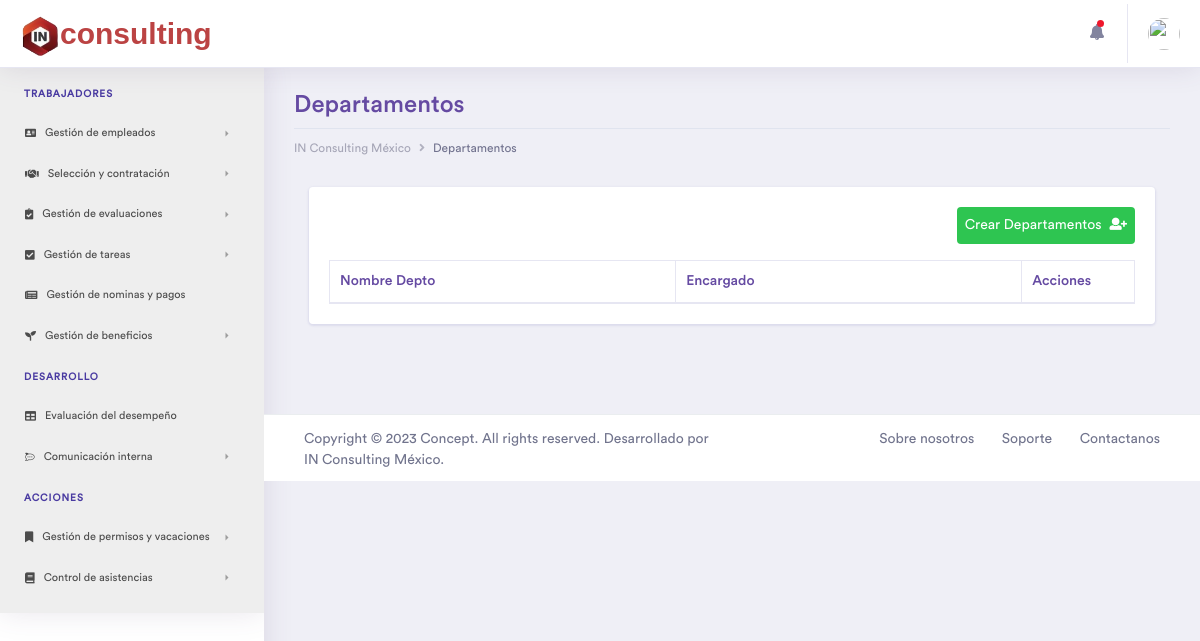
The app's page /Departamento, older data.
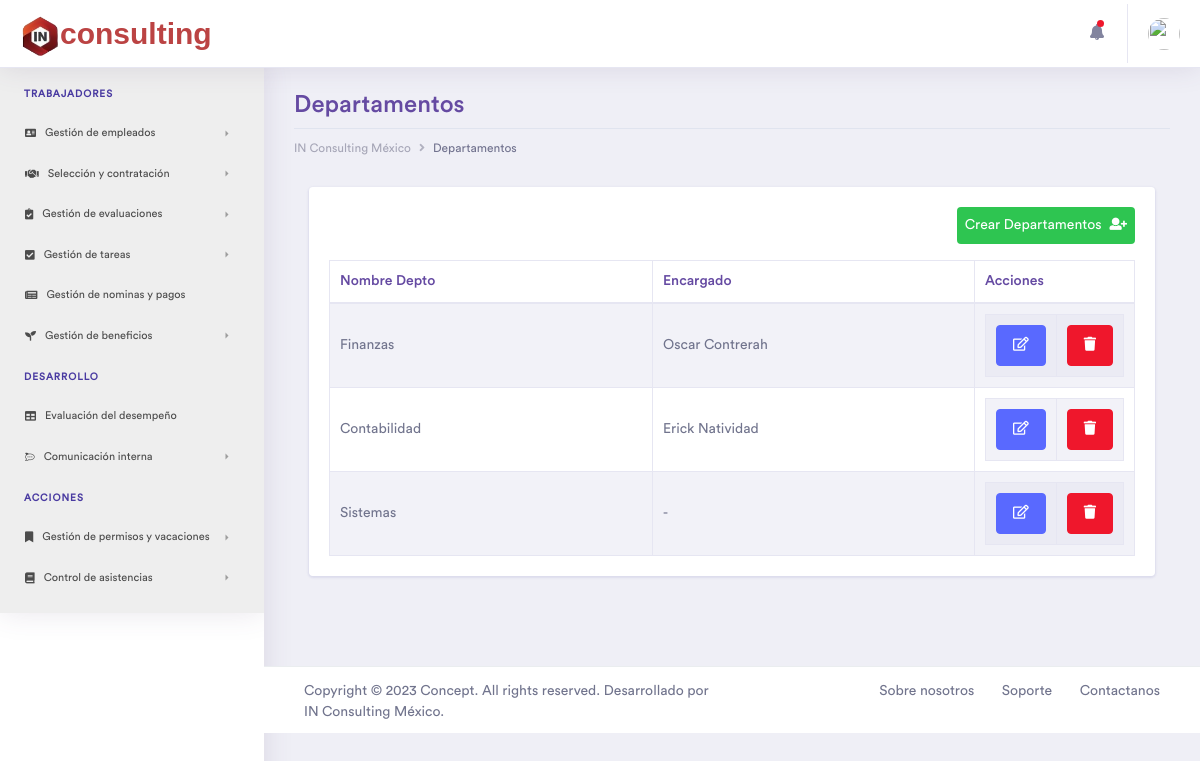
The same page, newer data.
### tables this page shows
CREATE TABLE `departamentos` (
  `idDepartamentos` int(11) NOT NULL,
  `nameDepto` varchar(45) NOT NULL,
  `Empleados_idEmpleados` int(11) DEFAULT NULL,
  `status` int(1) NOT NULL DEFAULT 1
);

CREATE TABLE `empleados` (
  `idEmpleados` int(11) NOT NULL,
  `name` varchar(45) NOT NULL,
  `lastname` varchar(45) NOT NULL,
  `genero` varchar(1) NOT NULL,
  `fNac` date NOT NULL,
  `phone` varchar(15) NOT NULL,
  `email` varchar(45) NOT NULL,
  `identificacion` varchar(45) NOT NULL,
  `CURP` varchar(20) NOT NULL DEFAULT '000000000000000000',
  `NSS` varchar(15) NOT NULL,
  `RFC` varchar(15) NOT NULL,
  `street` varchar(45) NOT NULL,
  `numE` varchar(5) NOT NULL,
  `numI` varchar(5) DEFAULT NULL,
  `colonia` varchar(45) NOT NULL,
  `CP` varchar(8) NOT NULL,
  `municipio` varchar(30) NOT NULL,
  `estado` varchar(45) NOT NULL,
  `status` int(1) NOT NULL DEFAULT 1,
  `fecha_contratado` timestamp NOT NULL DEFAULT current_timestamp()
);

### controller/plantilla.controlador.php (called while the page is built)
<?php
Class ControladorPlantilla{
	public function ctrTraerPlantilla(){
		include "view/plantilla.php";
	}
}

### index.php (called while the page is built)
<?php
require_once "controller/plantilla.controlador.php";
require_once "controller/formularios.controlador.php";
require_once "model/formularios.modelo.php";
$plantilla = new ControladorPlantilla();
$plantilla -> ctrTraerPlantilla();

### controller/formularios.controlador.php (called while the page is built, shortened)
<?php
class ControladorFormularios{
	static public function ctrVerEmpleados($item, $valor){
		$tabla = "empleados";
		$respuesta = ModeloFormularios::mdlVerEmpleados($tabla, $item, $valor);
		return $respuesta;
	}
	static public function ctrVerDepartamentos($item, $valor){
		$tabla = "departamentos";
		$respuesta = ModeloFormularios::mdlVerDepartamentos($tabla, $item, $valor);
		return $respuesta;
	}
}

### model/conexion.php (called while the page is built)
<?php
class Conexion{
  static public function conectar(){
    $link = new PDO("mysql:host=localhost;dbname=inrh",
                  "root",
                  "");
    $link->exec("set names utf8");
    return $link;
  }
}

### model/formularios.modelo.php (called while the page is built, shortened)
<?php
require_once "conexion.php";
class ModeloFormularios{
	static public function mdlVerEmpleados($tabla, $item, $valor){
		if($item == null && $valor == null){
			$sql = "SELECT e.idEmpleados, e.name, e.lastname, e.genero, e.fNac, e.phone, e.email, e.identificacion, e.NSS, e.RFC, e.street, e.numE, e.numI, e.colonia, e.CP, e.estado, e.municipio, e.fecha_contratado, m.nameEmer, m.parentesco, m.phoneEmer
			FROM empleados e
			INNER JOIN emergencia m ON e.idEmpleados = m.Empleados_idEmpleados WHERE status = 1 ORDER BY idEmpleados DESC;";
			$stmt = Conexion::conectar()->prepare($sql);
			$stmt->execute();
			return $stmt -> fetchAll();
		}else{
			$stmt = Conexion::conectar()->prepare("SELECT e.idEmpleados, e.name, e.lastname, e.genero, e.fNac, e.phone, e.email, e.identificacion, e.NSS, e.RFC, e.street, e.numE, e.numI, e.colonia, e.CP, e.estado, e.municipio, e.fecha_contratado, m.nameEmer, m.parentesco, m.phoneEmer
				FROM empleados e
				INNER JOIN emergencia m ON e.idEmpleados = m.Empleados_idEmpleados
				WHERE $item = :$item");
			$stmt->bindParam(":".$item, $valor, PDO::PARAM_STR);
			$stmt->execute();
			return $stmt -> fetch();
		}
	}
	static public function mdlVerDepartamentos($tabla, $item, $valor){
		if ($item == null && $valor == null) {
			$sql = "SELECT * FROM departamentos WHERE status = 1 ORDER BY idDepartamentos;";
			$stmt = Conexion::conectar()->prepare($sql);
			$stmt->execute();
			return $stmt -> fetchAll();
		}else{
			$sql = "SELECT * FROM $tabla WHERE $item = :$item";
			$stmt = Conexion::conectar()->prepare($sql);
			$stmt->bindParam(":".$item, $valor, PDO::PARAM_STR);
			$stmt->execute();
			return $stmt -> fetch();
		}
	}
}

### view/pages/Departamento.php (the view, shortened to what this page needs)
<?php $departamento = ControladorFormularios::ctrVerDepartamentos(null, null); ?>
<div class="container-fluid dashboard-content ">
	<div class="row">
		<div class="col-xl-12 col-lg-12 col-md-12 col-sm-12 col-12">
			<div class="page-header">
				<h2 class="pageheader-title">Departamentos</h2>
				<div class="page-breadcrumb">
					<nav aria-label="breadcrumb">
						<ol class="breadcrumb">
							<li class="breadcrumb-item"><a href="Inicio" class="breadcrumb-link">IN Consulting México</a></li>
							<li class="breadcrumb-item active" aria-current="page">Departamentos</li>
						</ol>
					</nav>
				</div>
			</div>
		</div>
	</div>
	<div class="ecommerce-widget">
		<div class="col-xl-12 col-lg-12 col-md-12 col-sm-12 col-12">
			<div class="card">
				<div class="card-body">
					<a href="CrearDepartamentos" class="btb btn-success p-2 rounded mb-3 float-right">
						Crear Departamentos<i class="fas fa-user-plus ml-2"></i>
					</a>
					<div class="table-responsive">
						<table id="Departamentos" class="table table-striped table-bordered first" style="width:100%">
							<thead>
								<tr>
									<th width="43%">Nombre Depto</th>
									<th width="43%">Encargado</th>
									<th>Acciones</th>
								</tr>
							</thead>
							<tbody>
								<?php foreach ($departamento as $key => $depa): ?>
									<?php
									if ($depa['Empleados_idEmpleados'] != 0) {
										$empleado = ControladorFormularios::ctrVerEmpleados("idEmpleados", $depa['Empleados_idEmpleados']);
										$nombreEmpleado = ucwords(strtolower($empleado['name']." ".$empleado['lastname']));
									}else{
										$nombreEmpleado = "-";
									}
									?>
									<tr>
										<td><?php echo $depa['nameDepto'] ?></td>
										<td><?php echo $nombreEmpleado; ?></td>
										<td>
											<table>
												<tr>
													<td>
														<form method="POST" action="EditarDepto">
															<button type="submit" class="btn btn-primary rounded btn-block"><i class="far fa-edit"></i></button>
														</form>
													</td>
													<td>
														<form method="POST" action="EliminarDepto">
															<button type="submit" class="btn btn-danger rounded btn-block"><i class="fas fa-trash"></i></button>
														</form>
													</td>
												</tr>
											</table>
										</td>
									</tr>
								<?php endforeach ?>
							</tbody>
						</table>
					</div>
				</div>
			</div>
		</div>
	</div>
</div>

Row changes from the older to the newer data that the page shows:
added departamentos: nameDepto "Finanzas", empleados.name+lastname "Oscar Contrerah"
added departamentos: nameDepto "Contabilidad", empleados.name+lastname "Erick Natividad"
added departamentos: nameDepto "Sistemas", Empleados_idEmpleados "-"
